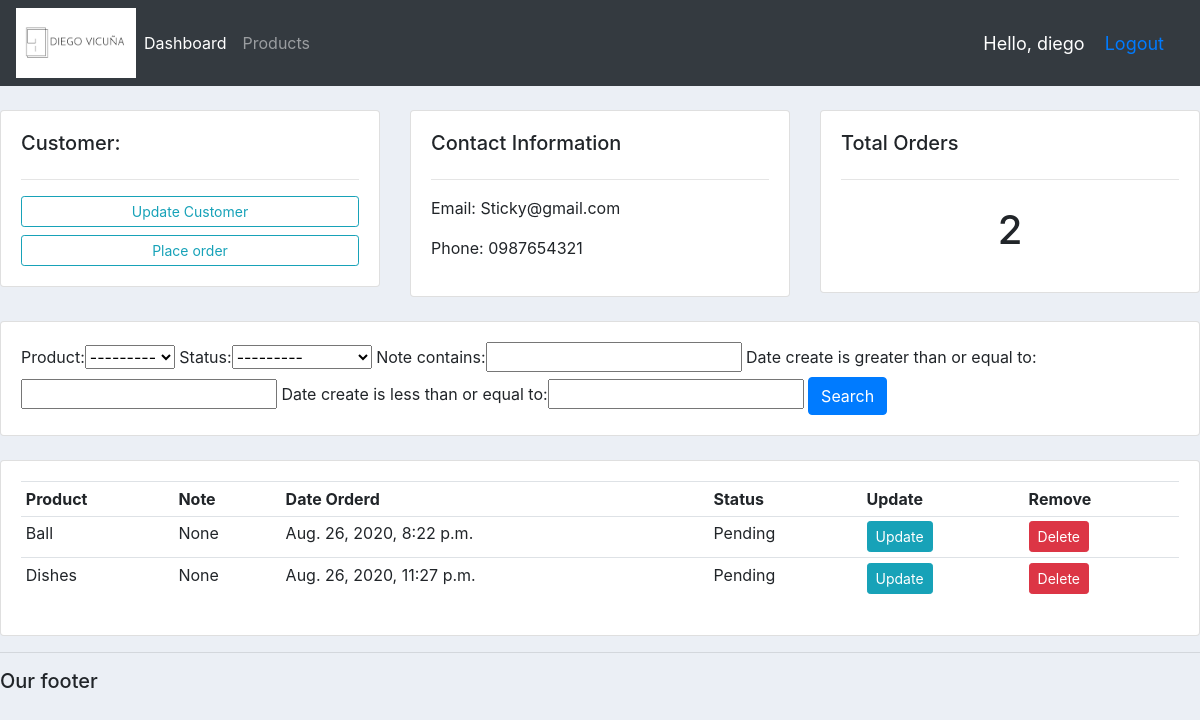
Screenshot of /customers/1/ (signed in) with the database file from the repository.
### accounts/models.py (models this page shows, shortened)
class Customer(models.Model):
	user = models.OneToOneField(User, null= True, on_delete=models.CASCADE)
	name = models.CharField(max_length = 200, null = True)
	phone = models.CharField(max_length = 200, null = True)
	email = models.CharField(max_length = 200, null = True)
	profile_pic = models.ImageField(null = True, blank= True)
	date_create = models.DateTimeField(auto_now_add = True, null = True)

class Order(models.Model):
	STATUS =(('Pending','Pending'),('Out for delivery','Out for delivery'),('Delivered','Delivered'))
	customer = models.ForeignKey(Customer, null = True, on_delete = models.SET_NULL)
	product = models.ForeignKey(Product, null = True, on_delete = models.SET_NULL)
	date_create = models.DateTimeField(auto_now_add = True, null = True)
	status = models.CharField(max_length = 200, null = True, choices= STATUS)
	note = models.CharField(max_length = 200, null = True)

class Product(models.Model):
	CATEGORY=(('Indoor','Indoor'),('Out Door','Out Door'))
	name = models.CharField(max_length = 200, null = True)
	price = models.FloatField(null = True)
	category = models.CharField(max_length = 200, null = True, choices = CATEGORY)
	description = models.CharField(max_length = 200, null = True, blank = True)
	date_create = models.DateTimeField(auto_now_add = True, null = True)
	tag = models.ManyToManyField(Tag)
	def __str__(self):
		return self.name

### accounts/decorators.py (the view)
		def wrapper_func(request, *args, **kwargs):
			group = None
			if request.user.groups.exists():
				group = request.user.groups.all()[0].name
			if group in allowed_roles:
				return view_func(request, *args, **kwargs)
			else:
				return HttpResponse('You are not authorized to view this page')

### accounts/views.py (called while the page is built)
@login_required(login_url='login')
@allowed_users(allowed_roles=['admin'])
def customers(request, pk_test):
	customer = Customer.objects.get(id=pk_test)
	orders = customer.order_set.all()
	order_count = orders.count()
	myFilter = OrderFilter(request.GET, queryset=orders)
	orders = myFilter.qs
	context = {'customer':customer, 'orders':orders, 'order_count':order_count,'myFilter':myFilter}
	return render(request,'accounts/customers.html',context)

### accounts/templates/accounts/customers.html
{% extends 'accounts/main.html' %}
{% block content %}
	<br>
<div class="row">
	<div class="col-md">
		<div class="card card-body">
			<h5>Customer:</h5>
			<hr>
			<a class="btn btn-outline-info  btn-sm btn-block" href="">Update Customer</a>
			<a class="btn btn-outline-info  btn-sm btn-block" href="{% url 'create_order' customer.id %}">Place order</a>
		</div>
	</div>
	<div class="col-md">
		<div class="card card-body">
			<h5>Contact Information</h5>
			<hr>
			<p>Email: {{customer.email}} </p>
			<p>Phone: {{customer.phone}}</p>
		</div>
	</div>
	<div class="col-md">
		<div class="card card-body">
			<h5>Total Orders</h5>
			<hr>
			<h1 style="text-align: center;padding: 10px">{{order_count}}</h1>
		</div>
	</div>
</div>
<br>
<div class="row">
	<div class="col">
		<div class="card card-body">
			<form method="get">
				{{myFilter.form}}
		    <button class="btn btn-primary" type="submit">Search</button>
		  </form>
		</div>
	</div>
</div>
<br>
<div class="row">
	<div class="col-md">
		<div class="card card-body">
			<table class="table table-sm">
				<tr>
					<th>Product</th>
					<th>Note</th>
					<th>Date Orderd</th>
					<th>Status</th>
					<th>Update</th>
					<th>Remove</th>
				</tr>
				{% for order in orders %}
				<tr>
					<td>{{order.product}}</td>
					<td>{{order.note}}</td>
					<td>{{order.date_create}}</td>
					<td>{{order.status}}</td>
					<td><a class="btn btn-sm btn-info" href="{% url 'update_order' order.id %}">Update</a></td>
					<td><a class="btn btn-sm btn-danger" href="{% url 'delete_order' order.id %}">Delete</a></td>
				</tr>
				{% endfor %}
			</table>
		</div>
	</div>
</div>
{% endblock %}

### accounts/templates/accounts/navbar.html (shortened to what this page needs)
{% load static%}
<nav class="navbar navbar-expand-lg navbar-dark bg-dark">
  <img src="{% static 'images/logo.PNG'%}" width="120" height="70">
  <div class="collapse navbar-collapse" id="navbarNav">
    <ul class="navbar-nav">
      {% if request.user.is_staff %}
      <li class="nav-item active">
        <a class="nav-link" href="{% url 'home' %}">Dashboard</a>
      </li>
      <li class="nav-item">
        <a class="nav-link" href="{% url 'products' %}">Products</a>
      </li>
      {% else %}
       <li class="nav-item">
        <a class="nav-link" href="{% url 'account' %}">Settings</a>
      </li>
      {% endif%}
    </ul>
  </div>
  <span class="hello-msg"> Hello, {{request.user}}</span>
  <span class="hello-msg"><a href="{% url 'logout' %}">Logout</a></span>
</nav>

### static/css/main.css (style rules this page uses)
body { background-color: #ebeff5; }

### accounts/templates/accounts/navbar.html (style rules this page uses)
.hello-msg { font-size: 18px; color: #fff; margin-right: 20px; }

### rows the page displays
Customer: email "Sticky@gmail.com", phone "0987654321"
Order: product "Ball", note "None", date_create "Aug. 26, 2020, 8:22 p.m.", status "Pending"
Order: product "Dishes", note "None", date_create "Aug. 26, 2020, 11:27 p.m.", status "Pending"

### other values shown
{{ request.user }} "diego"
{{ order_count }} "2"
